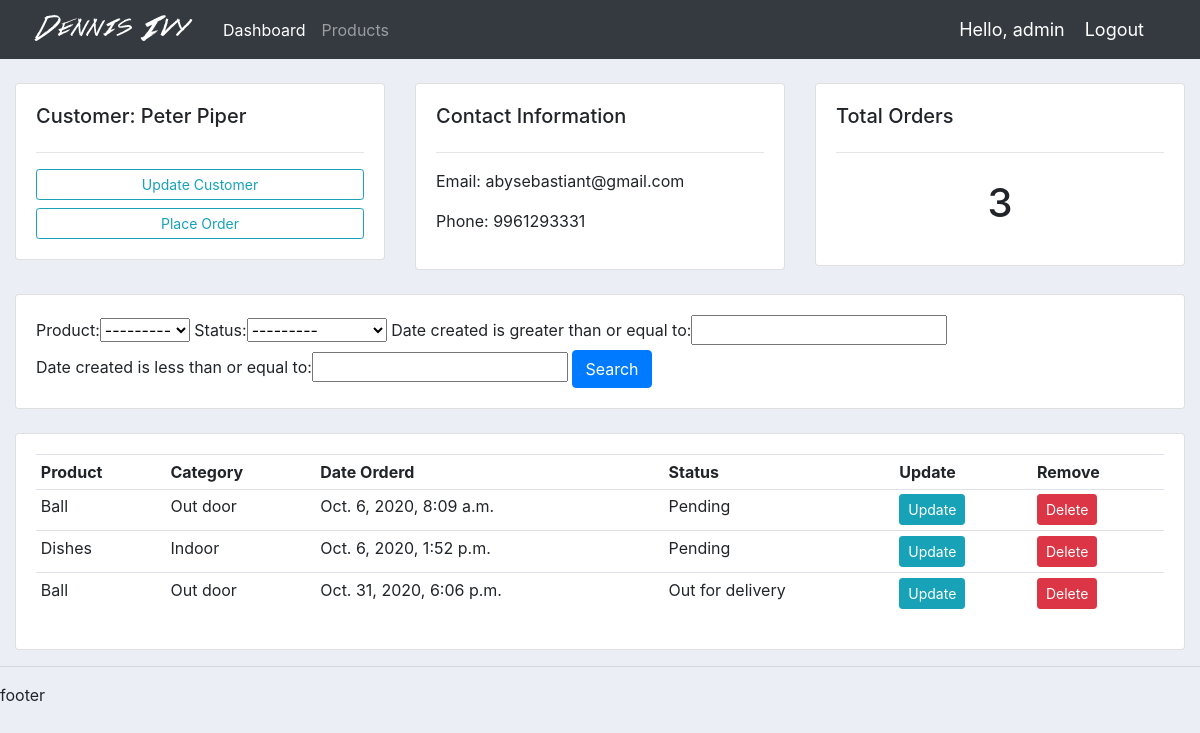
The app's page /customer/1/ (signed in), older data.
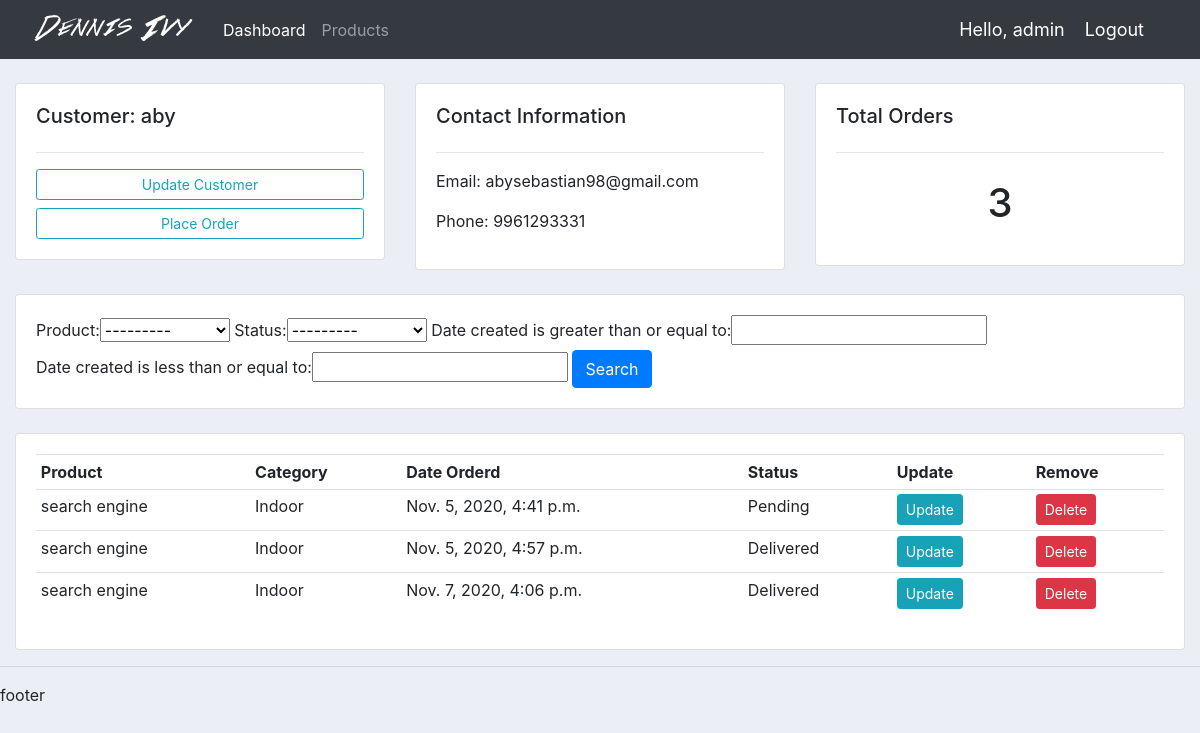
The same page, newer data.
### accounts/models.py (models this page shows, shortened)
class Customer(models.Model):
	user = models.OneToOneField(User, null=True, blank=True, on_delete=models.CASCADE)
	name = models.CharField(max_length=200, null=True)
	phone = models.CharField(max_length=20, null=True)
	email = models.EmailField(null=True)
	profile_pic = models.ImageField(default='default.webp',null=True, blank=True)
	date_created = models.DateTimeField(auto_now_add=True)

class Order(models.Model):
	STATUS = (
		('Pending','Pending'),
		('Out for delivery','Out for delivery'),
		('Delivered','Delivered')
		)
	customer = models.ForeignKey(Customer, on_delete=models.SET_NULL, null=True)
	product = models.ForeignKey(Product, on_delete=models.SET_NULL, null=True)
	date_created = models.DateTimeField(auto_now_add=True)
	status = models.CharField(max_length=200, null=True, choices=STATUS)

class Product(models.Model):
	CATEGORY = (
		('Indoor','Indoor'),
		('Out door','Out door')
		)
	name=models.CharField(max_length=200, null=True, default='Product Deleted')
	price=models.FloatField(null=True)
	category=models.CharField(max_length=200, null=True, choices=CATEGORY)
	description=models.CharField(max_length=200, null=True, blank=True)
	date_created = models.DateTimeField(auto_now_add=True)
	tag = models.ManyToManyField(Tag)
	def __str__(self):
		return self.name

### accounts/decorators.py (the view)
		def wrapper_func(request, *args, **kwargs):
			group = None
			if request.user.groups.exists():
				group = request.user.groups.all()[0].name
			if group in allowed_roles:
				return view_func(request, *args, **kwargs)
			else:
				return HttpResponse('You are not authorised to view this page')

### accounts/views.py (called while the page is built)
@login_required(login_url='login')
@allowed_users(allowed_roles=['admin'])
def customer(request, pk):
	get_customer = Customer.objects.get(id=pk)
	orders = get_customer.order_set.all()
	order_count = orders.count()
	myFilter = OrderFilter(request.GET, queryset=orders)
	orders = myFilter.qs
	context = {'get_customer':get_customer, 'orders':orders, 'order_count':order_count, 'myFilter':myFilter}
	return render(request, 'customer/customer.html', context=context)

### accounts/templates/customer/customer.html
{% extends 'main/base.html' %}
{% block content %}
	<br>
<div class="row">
	<div class="col-md">
		<div class="card card-body">
			<h5>Customer: {{ get_customer.name }}</h5>
			<hr>
			<a class="btn btn-outline-info  btn-sm btn-block" href="">Update Customer</a>
			<a class="btn btn-outline-info  btn-sm btn-block" href="{% url 'create_order' get_customer.id %}">Place Order</a>
		</div>
	</div>
	<div class="col-md">
		<div class="card card-body">
			<h5>Contact Information</h5>
			<hr>
			<p>Email: {{ get_customer.email }}</p>
			<p>Phone: {{ get_customer.phone }}</p>
		</div>
	</div>
	<div class="col-md">
		<div class="card card-body">
			<h5>Total Orders</h5>
			<hr>
			<h1 style="text-align: center;padding: 10px">{{ order_count }}</h1>
		</div>
	</div>
</div>
<br>
<div class="row">
	<div class="col">
		<div class="card card-body">
			<form method="get">
				{{ myFilter.form }}
		    <button class="btn btn-primary" type="submit">Search</button>
		  </form>
		</div>
	</div>
</div>
<br>
<div class="row">
	<div class="col-md">
		<div class="card card-body">
			<table class="table table-sm">
				<tr>
					<th>Product</th>
					<th>Category</th>
					<th>Date Orderd</th>
					<th>Status</th>
					<th>Update</th>
					<th>Remove</th>
				</tr>
				{% for order in orders %}
					<tr>
						<td>{{ order.product }}</td>
						<td>{{ order.product.category }}</td>
						<td>{{ order.date_created }}</td>
						<td>{{ order.status }}</td>
						<td><a href="{% url 'update_order' order.id %}" class="btn btn-sm btn-info">Update</a></td>
                    	<td><a href="{% url 'delete_order' order.id %}" class="btn btn-sm btn-danger">Delete</a></td>
					</tr>
				{% endfor %}
			</table>
		</div>
	</div>
</div>
{% endblock %}

Row changes from the older to the newer data that the page shows:
removed Order: product "Ball", product.category "Out door", date_created "Oct. 6, 2020, 8:09 a.m.", status "Pending"
removed Order: product "Dishes", product.category "Indoor", date_created "Oct. 6, 2020, 1:52 p.m.", status "Pending"
removed Order: product "Ball", product.category "Out door", date_created "Oct. 31, 2020, 6:06 p.m.", status "Out for delivery"
changed Customer: name "Peter Piper" → "aby"; email "abysebastiant@gmail.com" → "abysebastian98@gmail.com"
added Order: product "search engine", product.category "Indoor", date_created "Nov. 5, 2020, 4:41 p.m.", status "Pending"
added Order: product "search engine", product.category "Indoor", date_created "Nov. 5, 2020, 4:57 p.m.", status "Delivered"
now on this page (row edited): Order: product "search engine", product.category "Indoor", date_created "Nov. 7, 2020, 4:06 p.m.", status "Delivered"
